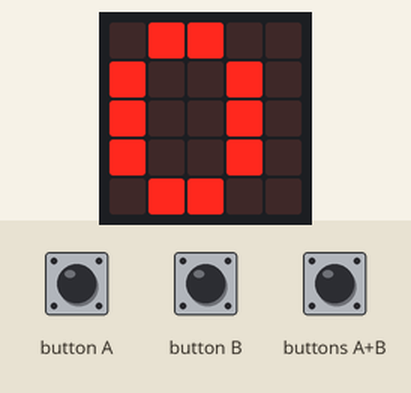
This program was run on a simulated BBC micro:bit (MakeCode). Parts: the board's 5×5 LED display. Inputs (shaded band) come from the test bench. The 48×5 strip is a reading aid, not a part: it shows the text the display is scrolling, unrolled, one strip-width of it at a time.

Above: at 1.9 s.
2.0 s: button A pressed for 0.15 s
At 3.3 s:
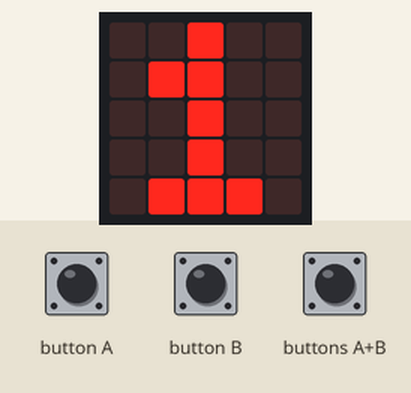
3.6 s: button B pressed for 0.15 s
At 4.6 s:
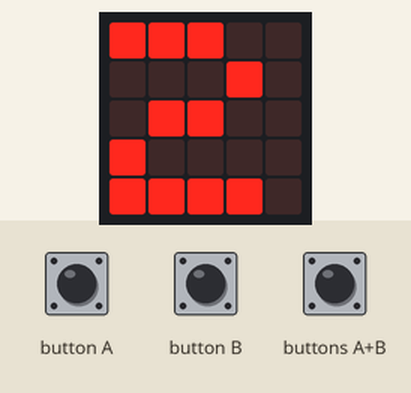
5.2 s: buttons A+B pressed for 0.15 s
At 5.8 s:
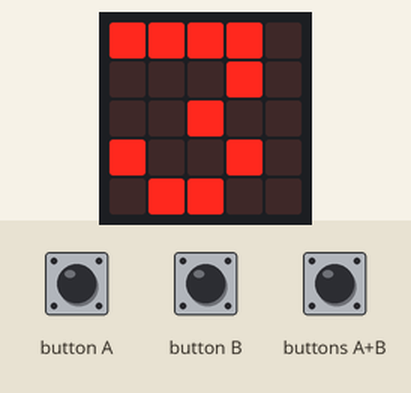
6.8 s: buttons A+B pressed for 1 s
At 8.3 s:
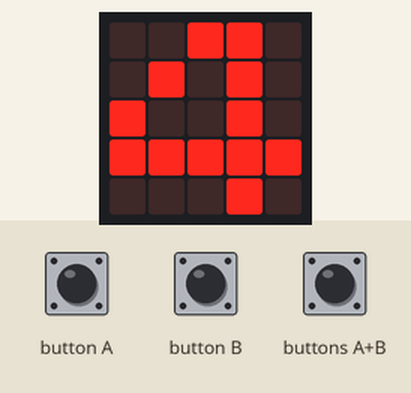
9.3 s: button B pressed for 0.15 s
At 10.2 s:
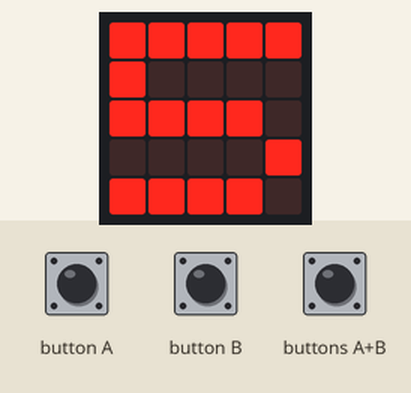
10.9 s: button B pressed 5 times (0.12 s each, 0.3 s apart)
At 17.0 s:
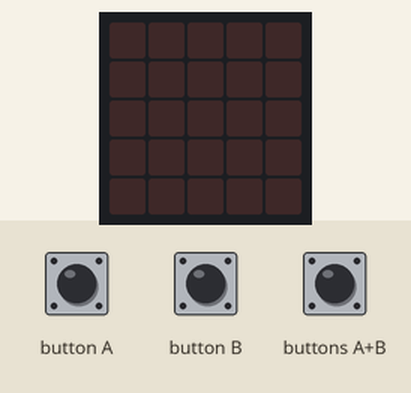
Timing chart, 0 to 18.2 s (numbered marks = the images above; inputs shaded):
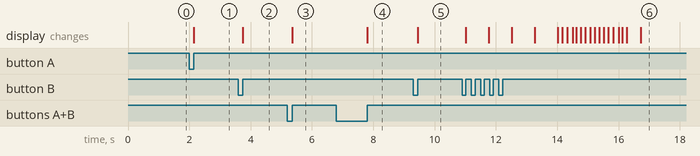

Measured:
- after the input at 2.0 s, the display: changes after 0.15 s (image 1)
- after the input at 3.6 s, the display: changes after 0.15 s (image 2)
- after the input at 5.2 s, the display: changes after 0.15 s (image 3)
- after the input at 6.8 s, the display: changes after 1.0 s (image 4)
- after the input at 9.3 s, the display: changes after 0.15 s (image 5)
- after the input at 10.9 s, the display: first changes after 0.12 s (image 6 shows a later state)

The program:

main.ts
```typescript
input.onButtonPressed(Button.A, function () {
    contador = 1
    basic.showNumber(contador)
})
input.onButtonPressed(Button.AB, function () {
    contador += 1
    basic.showNumber(contador)
})
input.onButtonPressed(Button.B, function () {
    contador += 1
    basic.showNumber(contador)
})
let contador = 0
contador = 0
basic.showNumber(contador)
```

test.ts
```typescript
// aquí va el archivo "tests"; esto no se compilará cuando este paquete se utilice como una extensión.
```
